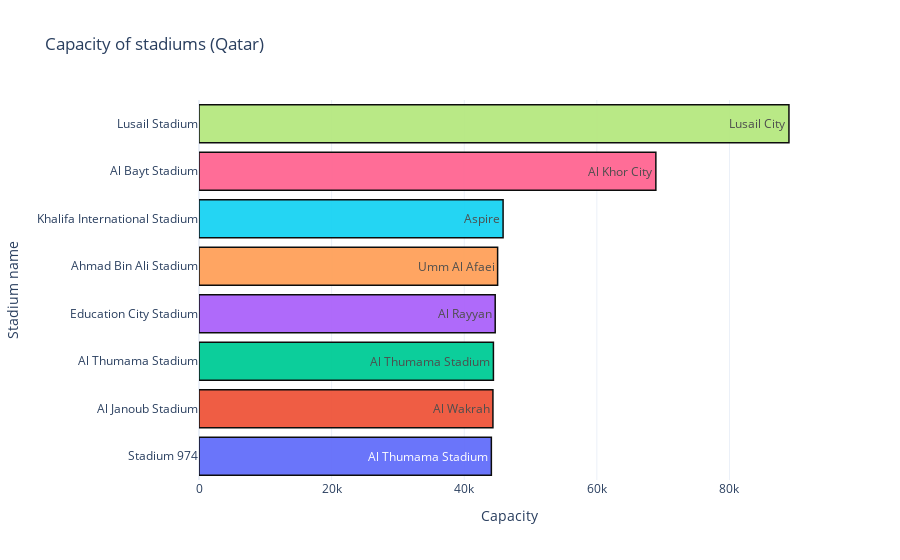

Notebook source saved alongside this figure:
### Code cell
fig = px.bar(stadiums, x="Capacity", y="Stadium_name", barmode="group", template='plotly_white', title="Capacity of stadiums (Qatar)",
      text = stadiums.City)
fig.update_xaxes(title_text="Capacity")
fig.update_yaxes(title_text="Stadium name")
fig.update_traces(marker_color=['#636EFA', '#EF553B', '#00CC96', '#AB63FA', '#FFA15A', '#19D3F3', '#FF6692', '#B6E880'], marker_line_color='rgb(0,0,0)',
                  marker_line_width=1.5, opacity=0.95)
fig.show()

### Figure 1 — Plotly figure (JSON) as saved in the notebook; plotly's stock layout.template omitted (floating-point values rounded to 4 significant figures)
{"data": [{"alignmentgroup": "True", "hovertemplate": "Capacity=%{x}<br>Stadium_name=%{y}<br>City=%{text}<extra></extra>", "legendgroup": "", "marker": {"color": ["#636EFA", "#EF553B", "#00CC96", "#AB63FA", "#FFA15A", "#19D3F3", "#FF6692", "#B6E880"], "pattern": {"shape": ""}, "line": {"color": "rgb(0,0,0)", "width": 1.5}}, "name": "", "offsetgroup": "", "orientation": "h", "showlegend": false, "text": ["Al Thumama Stadium", "Al Wakrah", "Al Thumama Stadium", "Al Rayyan", "Umm Al Afaei", "Aspire", "Al Khor City", "Lusail City"], "textposition": "auto", "x": [44089, 44325, 44400, 44667, 45032, 45857, 68895, 88966], "xaxis": "x", "y": ["Stadium 974", "Al Janoub Stadium", "Al Thumama Stadium", "Education City Stadium", "Ahmad Bin Ali Stadium", "Khalifa International Stadium", "Al Bayt Stadium", "Lusail Stadium"], "yaxis": "y", "type": "bar", "opacity": 0.95}], "layout": {"xaxis": {"anchor": "y", "domain": [0.0, 1.0], "title": {"text": "Capacity"}}, "yaxis": {"anchor": "x", "domain": [0.0, 1.0], "title": {"text": "Stadium name"}}, "legend": {"tracegroupgap": 0}, "title": {"text": "Capacity of stadiums (Qatar)"}, "barmode": "group"}}
